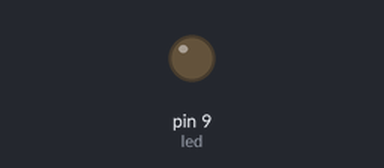
The sketch below on a simulated Arduino Uno, built with avr-gcc and run on an emulated ATmega328P. On the bench: output pins drawn as LEDs (lit = HIGH).

Above: at 0.05 s.
At 0.6 s:
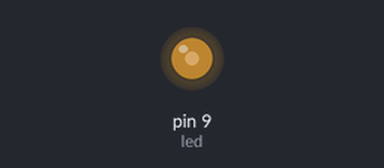
At 1.2 s:
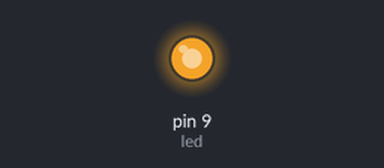
At 2.35 s:
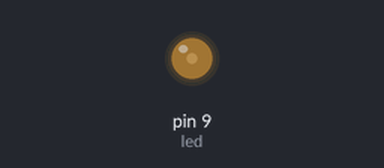
Timing chart, 0 to 6.0 s (numbered marks = the images above):
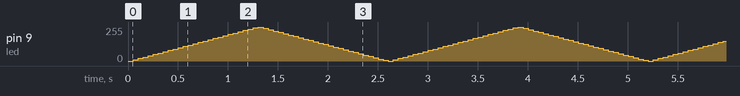

The sketch:

p4.ino
```cpp
#define LED_PRACTICE 9 //Select any GPIO pin with PWM support.

int led=LED_PRACTICE; //LED_BUILTIN;

int brightnessMax=255;
int brightnessMin=0;
int brightnessStep=10;

unsigned long timeDelay=50;

void setup() {
  // initialize digital pin LED_BUILTIN as an output.
}

/**
 * This function will increase the brightness.
 */
void dimUp()
{

  for(int brightness=brightnessMin; brightness <= brightnessMax; brightness+=brightnessStep)
  {
      analogWrite(led,brightness);
      delay(timeDelay);

   }

 }

/**
 * This function will decrease the brightness.
 */

 void dimDown()
{
    for(int brightness=brightnessMax; brightness >= brightnessMin ; brightness-=brightnessStep)
  {
      analogWrite(led,brightness);
      delay(timeDelay);
   }

 }

// the loop function runs over and over again forever
void loop() {

  dimUp();
  dimDown();

  //Main Task.

}
```
